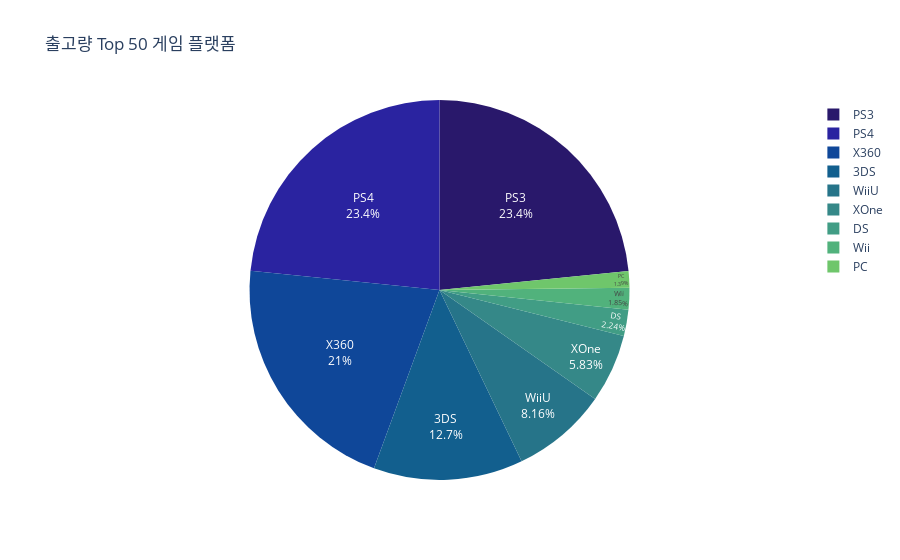

Notebook source saved alongside this figure:
### Code cell
fig = px.pie(top50_pl, values='Total', names='Platform',
             color_discrete_sequence=px.colors.sequential.haline,
             title='출고량 Top 50 게임 플랫폼',
             labels={'Genre':'Total'})
fig.update_traces(textposition='inside', textinfo='percent+label')      
fig.show()

### Figure 1 — Plotly figure (JSON) as saved in the notebook; plotly's stock layout.template omitted (floating-point values rounded to 4 significant figures)
{"data": [{"domain": {"x": [0, 1], "y": [0, 1]}, "hovertemplate": "Platform=%{label}<br>Total=%{value}<extra></extra>", "labels": ["PS3", "PS4", "X360", "3DS", "WiiU", "XOne", "DS", "Wii", "PC"], "legendgroup": "", "name": "", "showlegend": true, "textinfo": "percent+label", "textposition": "inside", "type": "pie", "values": [87.32, 87.21, 78.39, 47.42, 30.44, 21.76, 8.34, 6.91, 5.2]}], "layout": {"legend": {"tracegroupgap": 0}, "piecolorway": ["rgb(41, 24, 107)", "rgb(42, 35, 160)", "rgb(15, 71, 153)", "rgb(18, 95, 142)", "rgb(38, 116, 137)", "rgb(53, 136, 136)", "rgb(65, 157, 133)", "rgb(81, 178, 124)", "rgb(111, 198, 107)", "rgb(160, 214, 91)", "rgb(212, 225, 112)", "rgb(253, 238, 153)"], "title": {"text": "출고량 Top 50 게임 플랫폼"}}}
